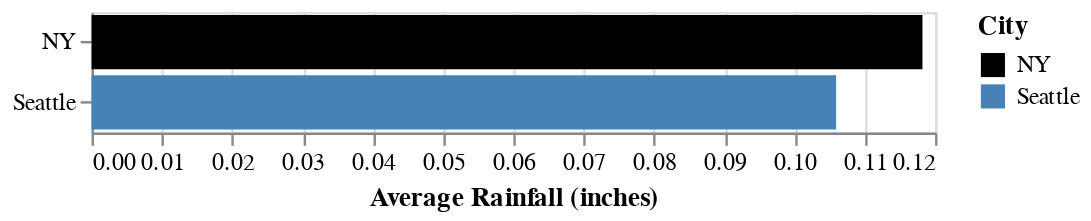

Notebook source saved alongside this figure:
### Markdown cell above
Figure 1: This chart was created by separating the data between cities and then plotting the average precipitation from all days in the dataset.

### Code cell
alt.Chart(df).mark_bar().encode(
    alt.Y('city', title = ""),
    alt.X('mean(precipitation)', title = "Average Rainfall (inches)"),
    alt.Color('city:N', title = 'City', scale=alt.Scale(domain=['NY', 'Seattle'], range=['black', 'steelblue'])),
).properties(width=350, height=50)

### Figure 1 — Vega-Lite specification as saved in the notebook (floating-point values rounded to 4 significant figures; data arrays with more than 128 entries replaced by an {"elided": "..."} marker saying what was removed)
{"config": {"view": {"continuousWidth": 400, "continuousHeight": 300}}, "data": {"name": "data-177287cdd643a29f22f10d24528307e1"}, "mark": "bar", "encoding": {"color": {"field": "city", "scale": {"domain": ["NY", "Seattle"], "range": ["black", "steelblue"]}, "title": "City", "type": "nominal"}, "x": {"aggregate": "mean", "field": "precipitation", "title": "Average Rainfall (inches)", "type": "quantitative"}, "y": {"field": "city", "title": "", "type": "nominal"}}, "height": 50, "width": 350, "$schema": "https://vega.github.io/schema/vega-lite/v4.17.0.json", "datasets": {"data-177287cdd643a29f22f10d24528307e1": {"elided": "2922 records"}}}
